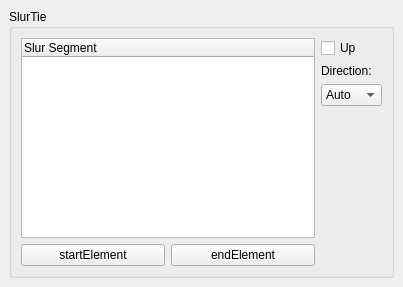
<?xml version="1.0" encoding="UTF-8"?>
<ui version="4.0">
 <class>SlurTieBase</class>
 <widget class="QWidget" name="SlurTieBase">
  <property name="geometry">
   <rect>
    <x>0</x>
    <y>0</y>
    <width>403</width>
    <height>287</height>
   </rect>
  </property>
  <property name="windowTitle">
   <string>Form</string>
  </property>
  <layout class="QVBoxLayout">
   <property name="spacing">
    <number>6</number>
   </property>
   <property name="margin">
    <number>9</number>
   </property>
   <item>
    <widget class="QGroupBox" name="groupBox">
     <property name="title">
      <string notr="true">SlurTie</string>
     </property>
     <property name="flat">
      <bool>true</bool>
     </property>
     <layout class="QGridLayout" name="gridLayout">
      <item row="0" column="0">
       <widget class="QTreeWidget" name="segments">
        <property name="indentation">
         <number>0</number>
        </property>
        <property name="rootIsDecorated">
         <bool>false</bool>
        </property>
        <property name="uniformRowHeights">
         <bool>true</bool>
        </property>
        <property name="itemsExpandable">
         <bool>false</bool>
        </property>
        <property name="allColumnsShowFocus">
         <bool>true</bool>
        </property>
        <column>
         <property name="text">
          <string notr="true">Slur Segment</string>
         </property>
        </column>
       </widget>
      </item>
      <item row="0" column="1">
       <layout class="QVBoxLayout" name="verticalLayout">
        <item>
         <widget class="QCheckBox" name="upFlag">
          <property name="text">
           <string notr="true">Up</string>
          </property>
         </widget>
        </item>
        <item>
         <widget class="QLabel" name="labelx">
          <property name="text">
           <string notr="true">Direction:</string>
          </property>
         </widget>
        </item>
        <item>
         <widget class="QComboBox" name="direction">
          <item>
           <property name="text">
            <string notr="true">Auto</string>
           </property>
          </item>
          <item>
           <property name="text">
            <string notr="true">Up</string>
           </property>
          </item>
          <item>
           <property name="text">
            <string notr="true">Down</string>
           </property>
          </item>
         </widget>
        </item>
        <item>
         <spacer>
          <property name="orientation">
           <enum>Qt::Vertical</enum>
          </property>
          <property name="sizeHint" stdset="0">
           <size>
            <width>20</width>
            <height>40</height>
           </size>
          </property>
         </spacer>
        </item>
       </layout>
      </item>
      <item row="1" column="0">
       <layout class="QHBoxLayout" name="horizontalLayout">
        <item>
         <widget class="QPushButton" name="startElement">
          <property name="text">
           <string extracomment="do not translate">startElement</string>
          </property>
         </widget>
        </item>
        <item>
         <widget class="QPushButton" name="endElement">
          <property name="text">
           <string extracomment="do not translate - only for debugging">endElement</string>
          </property>
         </widget>
        </item>
       </layout>
      </item>
     </layout>
    </widget>
   </item>
  </layout>
 </widget>
 <resources/>
 <connections/>
</ui>
